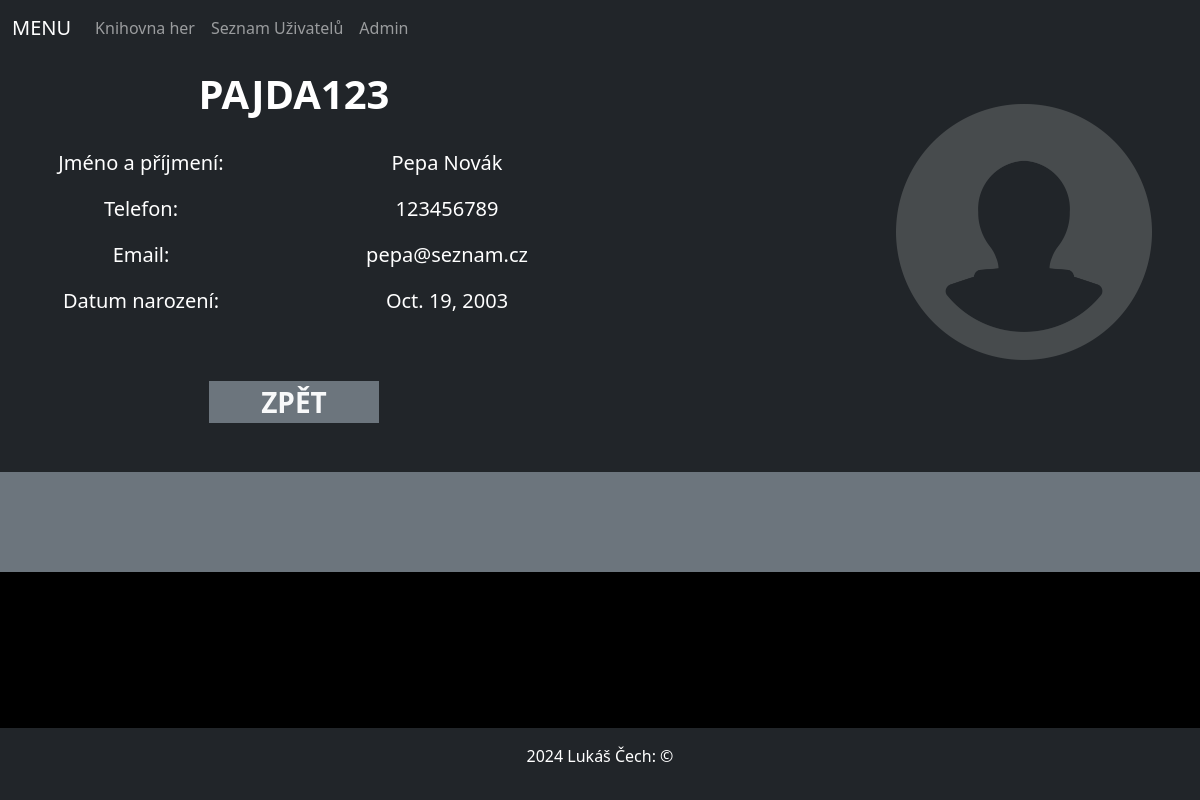
The page /user/1 on the database as committed earlier.
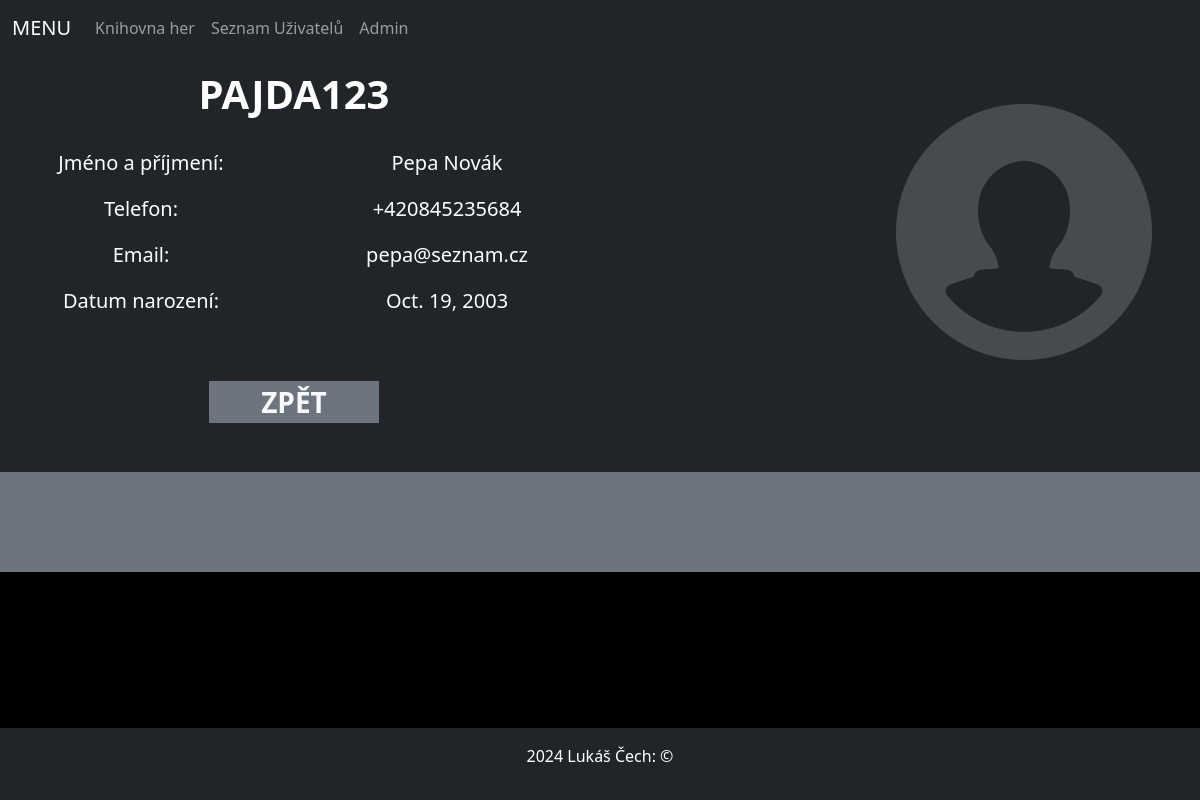
The same page on the database as committed later.
### knihovna/models.py (models this page shows, shortened)
class Uzivatel(models.Model):
    jmeno = models.CharField(max_length=50, verbose_name='Jméno uživatele', help_text='Zadejte své jméno')
    prijmeni = models.CharField(max_length=50, verbose_name='Příjmení uživatele', help_text='Zadejte své příjmení')
    nickname = models.CharField(max_length=50, verbose_name='Přezdívka uživatele', help_text='Zadejte svou přezdívku')
    telefon = PhoneNumberField(null=False, blank=False, unique=True, region='CZ')
    email = models.EmailField(max_length=254, verbose_name='Email uživatele', help_text='Zadejte svůj email', unique=True)
    datum_narozeni = models.DateField(verbose_name='Datum narození', help_text='Zadejte své datum narození')
    fotka = models.ImageField(upload_to='img/users/', default='img/users/default.png')
    bio = models.CharField(max_length=300, verbose_name='Bio', help_text='Napište něco o sobě', null=False, blank=False, default="")
    class Meta:
        ordering = ['prijmeni', 'jmeno']
        verbose_name = 'Uživatel'
        verbose_name_plural = 'Uživatelé'

### knihovna/views.py (the view)
# urls.py: path('user/<int:id>', views.user, name='user'),
def user(request, id):
    users = Uzivatel.objects.get(id=id)
    return render(request, 'user.html', {'users': users})

### knihovna/templates/user.html (shortened to what this page needs)
{% extends "master.html" %}
{% block content %}
<div class="row bg-dark">
    <div class="col text-center text-white">
        <div class="row fw-bold fs-1 p-2"><p>{{ users.nickname.upper }}</p></div>
        <div class="row fs-5">
            <div class="col d-flex align-items-center flex-column"><p>Jméno a příjmení:</p></div>
            <div class="col d-flex align-items-center flex-column">
                <p>
                    {{ users.jmeno }} {{ users.prijmeni }}
                </p>
            </div>
        </div>
        <div class="row fs-5">
            <div class="col d-flex align-items-center flex-column"><p>Telefon:</p></div>
            <div class="col d-flex align-items-center flex-column">
                <p>
                    {{ users.telefon }}
                </p>
            </div>
        </div>
        <div class="row fs-5">
            <div class="col d-flex align-items-center flex-column"><p>Email:</p></div>
            <div class="col d-flex align-items-center flex-column">
                <p>
                    {{ users.email }}
                </p>
            </div>
        </div>
        <div class="row fs-5">
            <div class="col d-flex align-items-center flex-column"><p>Datum narození:</p></div>
            <div class="col d-flex align-items-center flex-column">
                <p>
                    {{ users.datum_narozeni }}
                </p>
            </div>
        </div>
        <div class="row fs-3 p-5 d-flex justify-content-center">
            <div class="col-4 bg-secondary border border-dark">
                <a class="text-light fw-bold text-decoration-none" href="/list_users">ZPĚT</a>
            </div>
        </div>
    </div>
    <div class="col d-flex justify-content-end">
        <img class="m-5" src="{{ users.fotka.url }}" alt="{{ users.id }}" width="256" height="256">
    </div>
</div>
{% endblock %}

### knihovna/templates/master.html (shortened to what this page needs)
<!DOCTYPE html>
<html lang="cs">
<head>
  {% load bootstrap5 %}
  {% bootstrap_css %}
</head>
<body class="bg-secondary">
{% include 'pages/navbar.html' %}
{% block content %}
{% endblock %}
{% include 'pages/footer.html' %}
</body>
</html>

### knihovna/templates/pages/navbar.html (shortened to what this page needs)
<nav class="navbar navbar-expand-lg navbar-dark bg-dark">
  <div class="container-fluid">
    <a class="navbar-brand" href="/">MENU</a>
    <div class="collapse navbar-collapse" id="navbarNavDropdown">
      <ul class="navbar-nav">
        <li class="nav-item">
          <a class="nav-link" href="/list_games">Knihovna her</a>
        </li>
        <li class="nav-item">
          <a class="nav-link" href="/list_users">Seznam Uživatelů</a>
        </li>
        <li class="nav-item">
          <a class="nav-link" href="/admin">Admin</a>
        </li>
      </ul>
    </div>
  </div>
</nav>

### knihovna/templates/pages/footer.html
<footer class="container-fluid p-3 float-end bg-dark">
  <div class="row text-white">
    <div class="text-center">
      <p>2024 Lukáš Čech: &copy;</p>
    </div>
  </div>
</footer>

### knihovna/templates/user.html (style rules this page uses)
html { background-color: black; }

### knihovna/templates/master.html (style rules this page uses)
html { position: relative; min-height: 100%; }
footer { position: absolute; bottom: 0; width: 100%; }
body { padding-bottom: 100px; overflow-x:hidden; }

Rows that differ between the two databases and show on the page:
changed Uzivatel "PAJDA123": telefon "123456789" → "+420845235684"
